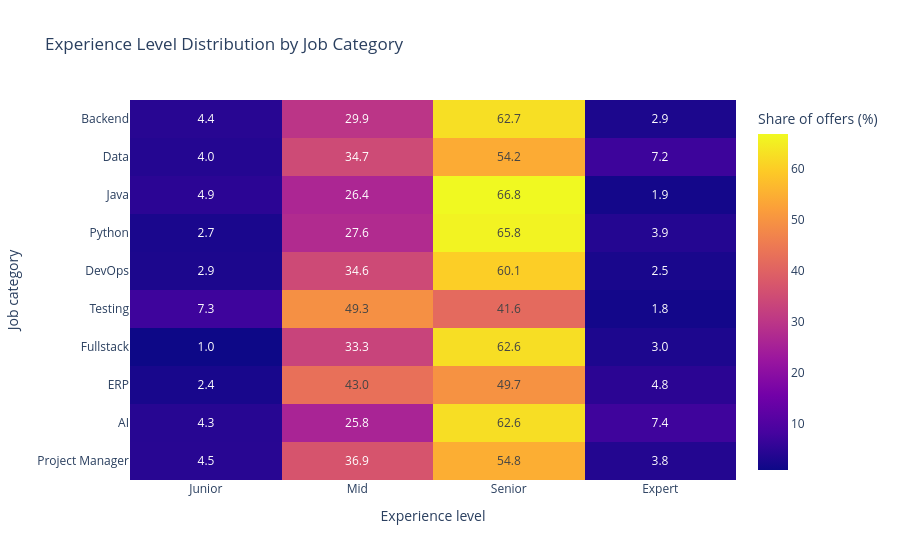

Notebook source saved alongside this figure:
### Code cell
fig = px.imshow(
    category_experience,
    text_auto=".1f",
    aspect="auto",
    title="Experience Level Distribution by Job Category",
    labels={
        "x": "Experience level",
        "y": "Job category",
        "color": "Share of offers (%)"
    }
)

fig.show()

### Figure 1 — Plotly figure (JSON) as saved in the notebook; plotly's stock layout.template omitted (floating-point values rounded to 4 significant figures)
{"data": [{"coloraxis": "coloraxis", "hovertemplate": "Experience level: %{x}<br>Job category: %{y}<br>Share of offers (%): %{z}<extra></extra>", "name": "0", "texttemplate": "%{z:.1f}", "type": "heatmap", "x": ["Junior", "Mid", "Senior", "Expert"], "xaxis": "x", "y": ["Backend", "Data", "Java", "Python", "DevOps", "Testing", "Fullstack", "ERP", "AI", "Project Manager"], "yaxis": "y", "z": [[4.4, 29.9, 62.7, 2.9], [4.0, 34.7, 54.2, 7.2], [4.9, 26.4, 66.8, 1.9], [2.7, 27.6, 65.8, 3.9], [2.9, 34.6, 60.1, 2.5], [7.3, 49.3, 41.6, 1.8], [1.0, 33.3, 62.6, 3.0], [2.4, 43.0, 49.7, 4.8], [4.3, 25.8, 62.6, 7.4], [4.5, 36.9, 54.8, 3.8]]}], "layout": {"coloraxis": {"colorbar": {"title": {"text": "Share of offers (%)"}}, "colorscale": [[0, "#0d0887"], [0.1111, "#46039f"], [0.2222, "#7201a8"], [0.3333, "#9c179e"], [0.4444, "#bd3786"], [0.5556, "#d8576b"], [0.6667, "#ed7953"], [0.7778, "#fb9f3a"], [0.8889, "#fdca26"], [1, "#f0f921"]]}, "title": {"text": "Experience Level Distribution by Job Category"}, "xaxis": {"anchor": "y", "domain": [0, 1], "title": {"text": "Experience level"}}, "yaxis": {"anchor": "x", "autorange": "reversed", "domain": [0, 1], "title": {"text": "Job category"}}}}
